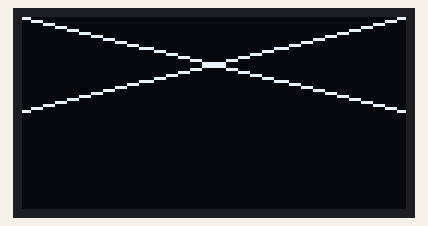
Bench run of a sketch on a simulated Arduino Uno, built with avr-gcc and run on an emulated ATmega328P. Shown: 128×64 one-colour display.

Above: at 0.1 s.

The sketch:

ssd1306_line.ino
```cpp
#include <Wire.h>
#include <Adafruit_GFX.h>
#include <Adafruit_SSD1306.h>

Adafruit_SSD1306 display(-1);

void setup() {
  display.begin(SSD1306_SWITCHCAPVCC, 0x3C);
}

void loop() {
  display.clearDisplay();

  display.drawLine(0, 0, 127, 31, WHITE);
  display.drawLine(127, 0, 0, 31, WHITE);

  display.display();
  delay(1000);
}
```
